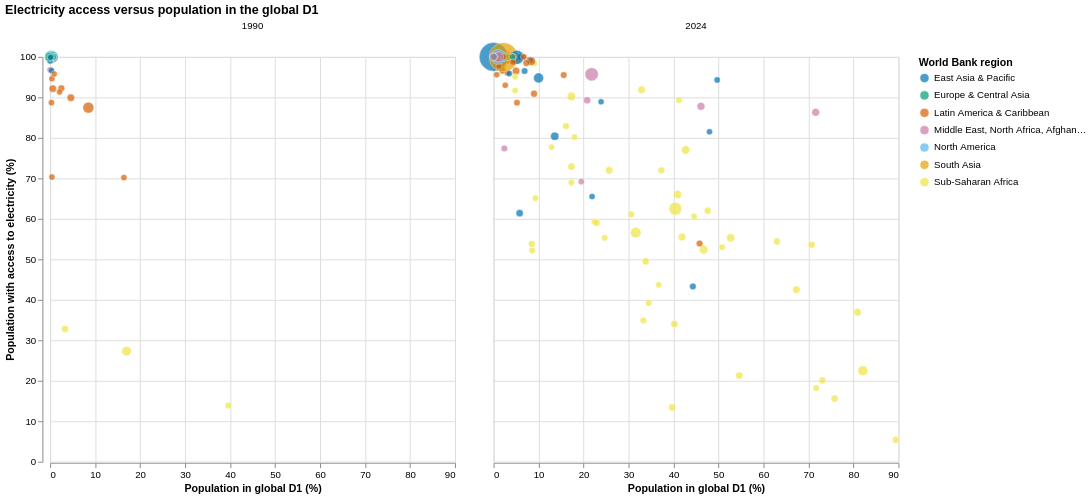

This figure's notebook cell:
### Markdown cell above
## Scatter plot: electricity access and global D1

Each bubble is a country. The horizontal axis is the percentage of that country's population in the global D1, the vertical axis is national electricity access, and bubble size reflects the population weight. The two panels show the first and last common years.

### Code cell
point_chart = (
    alt.Chart(plot_df)
    .mark_circle(opacity=0.7, stroke='white', strokeWidth=0.5)
    .encode(
        x=alt.X('d1_country_population_pct:Q', title='Population in global D1 (%)'),
        y=alt.Y('indicator_value:Q', title='Population with access to electricity (%)', scale=alt.Scale(domain=[0, 100])),
        color=alt.Color('region:N', title='World Bank region', scale=alt.Scale(domain=list(REGION_COLORS), range=list(REGION_COLORS.values()))),
        size=alt.Size('country_population:Q', legend=None, scale=alt.Scale(range=[40, 900])),
        tooltip=[
            alt.Tooltip('code:N', title='Country'),
            alt.Tooltip('region:N', title='Region'),
            alt.Tooltip('year:O', title='Year'),
            alt.Tooltip('d1_country_population_pct:Q', title='Population in D1 (%)', format='.1f'),
            alt.Tooltip('indicator_value:Q', title='Electricity access (%)', format='.1f'),
        ],
    )
    .properties(width=420, height=420)
)
electricity_scatter = point_chart.facet(column=alt.Column('year:O', title=None, sort=plot_years)).properties(title='Electricity access versus population in the global D1')
electricity_scatter

### Figure 1 — Vega-Lite specification as saved in the notebook (floating-point values rounded to 4 significant figures; data arrays with more than 128 entries replaced by an {"elided": "..."} marker saying what was removed)
{"config": {"view": {"continuousWidth": 300, "continuousHeight": 300}}, "data": {"name": "data-98ca43214729ab4d333aaa2c448b298c"}, "facet": {"column": {"field": "year", "sort": ["1990", "2024"], "title": null, "type": "ordinal"}}, "spec": {"mark": {"type": "circle", "opacity": 0.7, "stroke": "white", "strokeWidth": 0.5}, "encoding": {"color": {"field": "region", "scale": {"domain": ["East Asia & Pacific", "Europe & Central Asia", "Latin America & Caribbean", "Middle East, North Africa, Afghanistan & Pakistan", "North America", "South Asia", "Sub-Saharan Africa"], "range": ["#0072B2", "#009E73", "#D55E00", "#CC79A7", "#56B4E9", "#E69F00", "#F0E442"]}, "title": "World Bank region", "type": "nominal"}, "size": {"field": "country_population", "legend": null, "scale": {"range": [40, 900]}, "type": "quantitative"}, "tooltip": [{"field": "code", "title": "Country", "type": "nominal"}, {"field": "region", "title": "Region", "type": "nominal"}, {"field": "year", "title": "Year", "type": "ordinal"}, {"field": "d1_country_population_pct", "format": ".1f", "title": "Population in D1 (%)", "type": "quantitative"}, {"field": "indicator_value", "format": ".1f", "title": "Electricity access (%)", "type": "quantitative"}], "x": {"field": "d1_country_population_pct", "title": "Population in global D1 (%)", "type": "quantitative"}, "y": {"field": "indicator_value", "scale": {"domain": [0, 100]}, "title": "Population with access to electricity (%)", "type": "quantitative"}}, "height": 420, "width": 420}, "title": "Electricity access versus population in the global D1", "$schema": "https://vega.github.io/schema/vega-lite/v6.4.1.json", "datasets": {"data-98ca43214729ab4d333aaa2c448b298c": {"elided": "313 records"}}}
